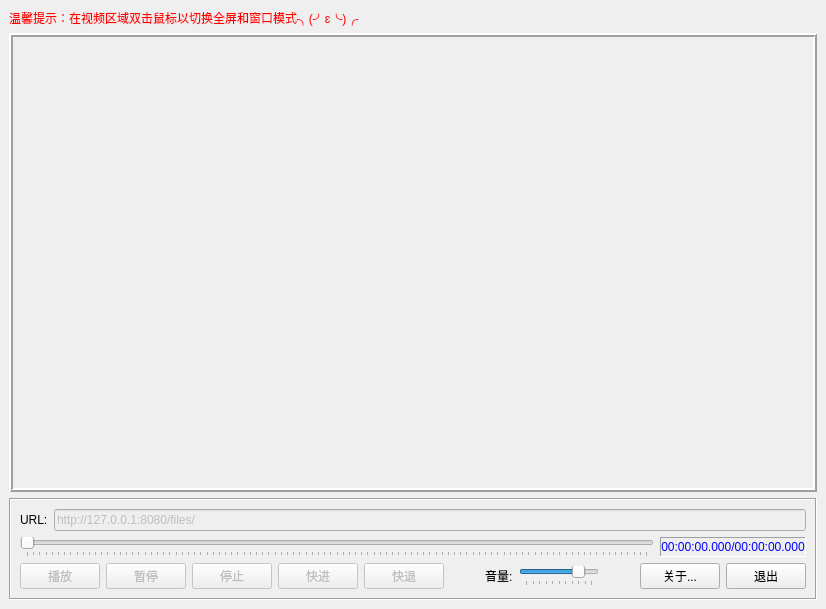
<?xml version="1.0" encoding="UTF-8"?>
<ui version="4.0">
 <class>MainWindow</class>
 <widget class="QMainWindow" name="MainWindow">
  <property name="geometry">
   <rect>
    <x>0</x>
    <y>0</y>
    <width>826</width>
    <height>609</height>
   </rect>
  </property>
  <property name="windowTitle">
   <string>坏老头儿播放器</string>
  </property>
  <property name="windowIcon">
   <iconset resource="QtPlayer.qrc">
    <normaloff>:/images/QtPlayer.ico</normaloff>:/images/QtPlayer.ico</iconset>
  </property>
  <property name="toolTip">
   <string>坏老头儿播放器</string>
  </property>
  <widget class="QWidget" name="widgetCentral">
   <layout class="QVBoxLayout" name="layoutCentral">
    <item>
     <widget class="QLabel" name="labFullscreen">
      <property name="toolTip">
       <string>全屏</string>
      </property>
      <property name="styleSheet">
       <string notr="true">color:red</string>
      </property>
      <property name="text">
       <string>温馨提示：在视频区域双击鼠标以切换全屏和窗口模式╮(╯ɛ╰)╭</string>
      </property>
     </widget>
    </item>
    <item>
     <widget class="QFrame" name="frmScreen">
      <property name="enabled">
       <bool>true</bool>
      </property>
      <property name="sizePolicy">
       <sizepolicy hsizetype="Preferred" vsizetype="Expanding">
        <horstretch>0</horstretch>
        <verstretch>0</verstretch>
       </sizepolicy>
      </property>
      <property name="minimumSize">
       <size>
        <width>0</width>
        <height>0</height>
       </size>
      </property>
      <property name="mouseTracking">
       <bool>false</bool>
      </property>
      <property name="toolTip">
       <string>视频</string>
      </property>
      <property name="toolTipDuration">
       <number>-1</number>
      </property>
      <property name="frameShape">
       <enum>QFrame::Box</enum>
      </property>
      <property name="frameShadow">
       <enum>QFrame::Raised</enum>
      </property>
      <property name="lineWidth">
       <number>2</number>
      </property>
      <layout class="QGridLayout" name="layoutScreen">
       <property name="leftMargin">
        <number>0</number>
       </property>
       <property name="topMargin">
        <number>0</number>
       </property>
       <property name="rightMargin">
        <number>0</number>
       </property>
       <property name="bottomMargin">
        <number>0</number>
       </property>
       <property name="spacing">
        <number>0</number>
       </property>
       <item row="0" column="0">
        <widget class="QFrame" name="frmVideo">
         <property name="enabled">
          <bool>true</bool>
         </property>
         <property name="sizePolicy">
          <sizepolicy hsizetype="Expanding" vsizetype="Expanding">
           <horstretch>0</horstretch>
           <verstretch>0</verstretch>
          </sizepolicy>
         </property>
         <property name="minimumSize">
          <size>
           <width>0</width>
           <height>64</height>
          </size>
         </property>
         <property name="mouseTracking">
          <bool>false</bool>
         </property>
         <property name="toolTip">
          <string/>
         </property>
         <property name="autoFillBackground">
          <bool>false</bool>
         </property>
         <property name="styleSheet">
          <string notr="true">border-image: url(:/images/QtPlayer.bmp);</string>
         </property>
         <property name="frameShape">
          <enum>QFrame::NoFrame</enum>
         </property>
         <property name="frameShadow">
          <enum>QFrame::Plain</enum>
         </property>
         <property name="lineWidth">
          <number>0</number>
         </property>
        </widget>
       </item>
      </layout>
     </widget>
    </item>
    <item>
     <widget class="QFrame" name="frmControl">
      <property name="toolTip">
       <string>控制</string>
      </property>
      <property name="accessibleName">
       <string/>
      </property>
      <property name="frameShape">
       <enum>QFrame::Box</enum>
      </property>
      <property name="frameShadow">
       <enum>QFrame::Sunken</enum>
      </property>
      <layout class="QVBoxLayout" name="layoutControl">
       <item>
        <layout class="QHBoxLayout" name="layoutURL">
         <item>
          <widget class="QLabel" name="labURL">
           <property name="toolTip">
            <string>URL</string>
           </property>
           <property name="text">
            <string>URL:</string>
           </property>
          </widget>
         </item>
         <item>
          <widget class="QLineEdit" name="editURL">
           <property name="enabled">
            <bool>false</bool>
           </property>
           <property name="sizePolicy">
            <sizepolicy hsizetype="Expanding" vsizetype="Fixed">
             <horstretch>0</horstretch>
             <verstretch>0</verstretch>
            </sizepolicy>
           </property>
           <property name="toolTip">
            <string>URL</string>
           </property>
           <property name="text">
            <string>http://127.0.0.1:8080/files/</string>
           </property>
           <property name="readOnly">
            <bool>false</bool>
           </property>
          </widget>
         </item>
        </layout>
       </item>
       <item>
        <layout class="QHBoxLayout" name="layoutProgress">
         <item>
          <widget class="QSlider" name="sliderProgress">
           <property name="enabled">
            <bool>false</bool>
           </property>
           <property name="toolTip">
            <string>进度</string>
           </property>
           <property name="maximum">
            <number>10000</number>
           </property>
           <property name="pageStep">
            <number>100</number>
           </property>
           <property name="orientation">
            <enum>Qt::Horizontal</enum>
           </property>
           <property name="tickPosition">
            <enum>QSlider::TicksBelow</enum>
           </property>
           <property name="tickInterval">
            <number>100</number>
           </property>
          </widget>
         </item>
         <item>
          <widget class="QLabel" name="labProgress">
           <property name="toolTip">
            <string>进度</string>
           </property>
           <property name="styleSheet">
            <string notr="true">color:blue</string>
           </property>
           <property name="frameShape">
            <enum>QFrame::Panel</enum>
           </property>
           <property name="frameShadow">
            <enum>QFrame::Sunken</enum>
           </property>
           <property name="text">
            <string>00:00:00.000/00:00:00.000</string>
           </property>
           <property name="alignment">
            <set>Qt::AlignCenter</set>
           </property>
           <property name="margin">
            <number>1</number>
           </property>
          </widget>
         </item>
        </layout>
       </item>
       <item>
        <layout class="QHBoxLayout" name="layoutButtons">
         <item>
          <widget class="QPushButton" name="btnPlay">
           <property name="enabled">
            <bool>false</bool>
           </property>
           <property name="toolTip">
            <string>播放</string>
           </property>
           <property name="text">
            <string>播放</string>
           </property>
           <property name="icon">
            <iconset resource="QtPlayer.qrc">
             <normaloff>:/images/Play.ico</normaloff>:/images/Play.ico</iconset>
           </property>
           <property name="flat">
            <bool>false</bool>
           </property>
          </widget>
         </item>
         <item>
          <widget class="QPushButton" name="btnPause">
           <property name="enabled">
            <bool>false</bool>
           </property>
           <property name="toolTip">
            <string>暂停</string>
           </property>
           <property name="text">
            <string>暂停</string>
           </property>
           <property name="icon">
            <iconset resource="QtPlayer.qrc">
             <normaloff>:/images/Pause.ico</normaloff>:/images/Pause.ico</iconset>
           </property>
          </widget>
         </item>
         <item>
          <widget class="QPushButton" name="btnStop">
           <property name="enabled">
            <bool>false</bool>
           </property>
           <property name="toolTip">
            <string>停止</string>
           </property>
           <property name="text">
            <string>停止</string>
           </property>
           <property name="icon">
            <iconset resource="QtPlayer.qrc">
             <normaloff>:/images/Stop.ico</normaloff>:/images/Stop.ico</iconset>
           </property>
          </widget>
         </item>
         <item>
          <widget class="QPushButton" name="btnFastForward">
           <property name="enabled">
            <bool>false</bool>
           </property>
           <property name="toolTip">
            <string>快进</string>
           </property>
           <property name="text">
            <string>快进</string>
           </property>
           <property name="icon">
            <iconset resource="QtPlayer.qrc">
             <normaloff>:/images/FastForward.ico</normaloff>:/images/FastForward.ico</iconset>
           </property>
          </widget>
         </item>
         <item>
          <widget class="QPushButton" name="btnFastBackward">
           <property name="enabled">
            <bool>false</bool>
           </property>
           <property name="toolTip">
            <string>快退</string>
           </property>
           <property name="text">
            <string>快退</string>
           </property>
           <property name="icon">
            <iconset resource="QtPlayer.qrc">
             <normaloff>:/images/FastBackward.ico</normaloff>:/images/FastBackward.ico</iconset>
           </property>
          </widget>
         </item>
         <item>
          <spacer name="spacerVolume">
           <property name="orientation">
            <enum>Qt::Horizontal</enum>
           </property>
           <property name="sizeHint" stdset="0">
            <size>
             <width>40</width>
             <height>20</height>
            </size>
           </property>
          </spacer>
         </item>
         <item>
          <widget class="QLabel" name="labVolume">
           <property name="toolTip">
            <string>音量</string>
           </property>
           <property name="text">
            <string>音量:</string>
           </property>
          </widget>
         </item>
         <item>
          <widget class="QSlider" name="sliderVolume">
           <property name="enabled">
            <bool>true</bool>
           </property>
           <property name="minimumSize">
            <size>
             <width>64</width>
             <height>0</height>
            </size>
           </property>
           <property name="toolTip">
            <string>音量</string>
           </property>
           <property name="maximum">
            <number>100</number>
           </property>
           <property name="value">
            <number>80</number>
           </property>
           <property name="orientation">
            <enum>Qt::Horizontal</enum>
           </property>
           <property name="tickPosition">
            <enum>QSlider::TicksBelow</enum>
           </property>
           <property name="tickInterval">
            <number>10</number>
           </property>
          </widget>
         </item>
         <item>
          <spacer name="spacerAbout">
           <property name="orientation">
            <enum>Qt::Horizontal</enum>
           </property>
           <property name="sizeHint" stdset="0">
            <size>
             <width>40</width>
             <height>20</height>
            </size>
           </property>
          </spacer>
         </item>
         <item>
          <widget class="QPushButton" name="btnAbout">
           <property name="enabled">
            <bool>true</bool>
           </property>
           <property name="toolTip">
            <string>关于</string>
           </property>
           <property name="text">
            <string>关于...</string>
           </property>
           <property name="icon">
            <iconset resource="QtPlayer.qrc">
             <normaloff>:/images/About.ico</normaloff>:/images/About.ico</iconset>
           </property>
          </widget>
         </item>
         <item>
          <widget class="QPushButton" name="btnQuit">
           <property name="enabled">
            <bool>true</bool>
           </property>
           <property name="toolTip">
            <string>退出</string>
           </property>
           <property name="text">
            <string>退出</string>
           </property>
           <property name="icon">
            <iconset resource="QtPlayer.qrc">
             <normaloff>:/images/Quit.ico</normaloff>:/images/Quit.ico</iconset>
           </property>
          </widget>
         </item>
        </layout>
       </item>
      </layout>
     </widget>
    </item>
   </layout>
  </widget>
 </widget>
 <resources>
  <include location="QtPlayer.qrc"/>
 </resources>
 <connections/>
</ui>
